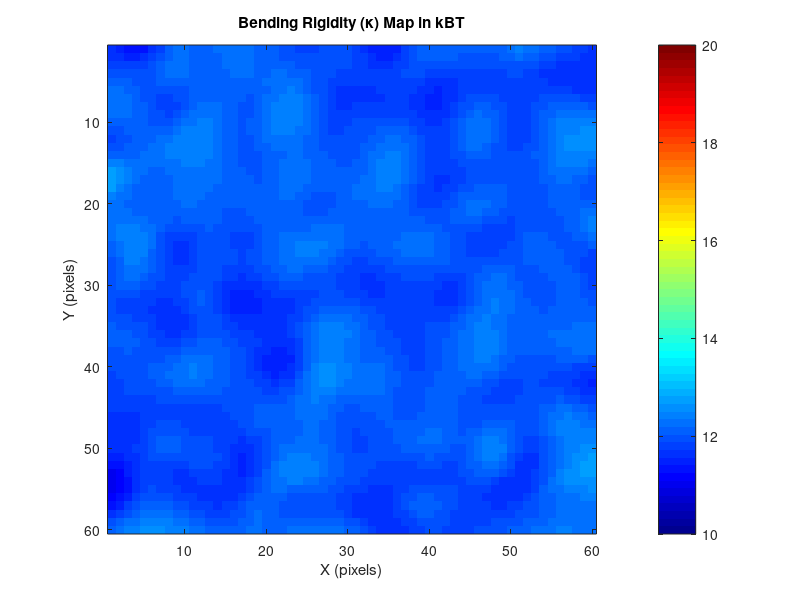
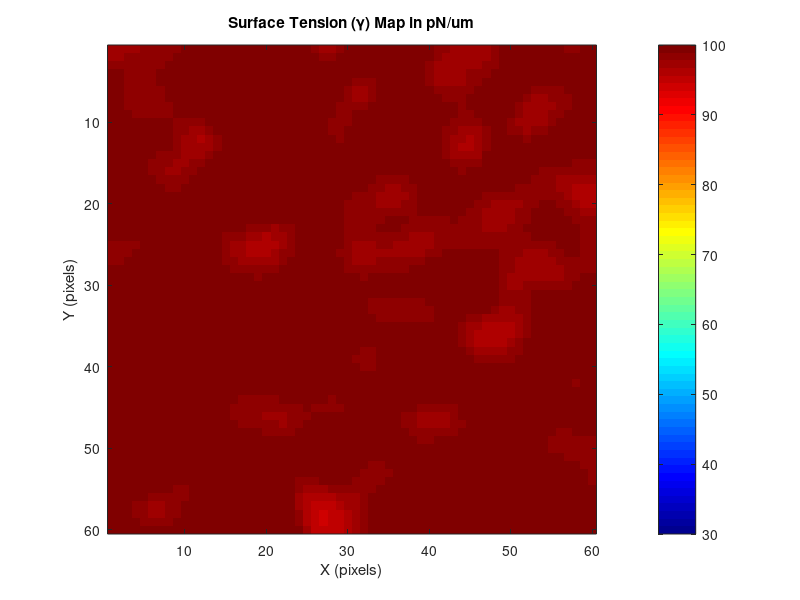
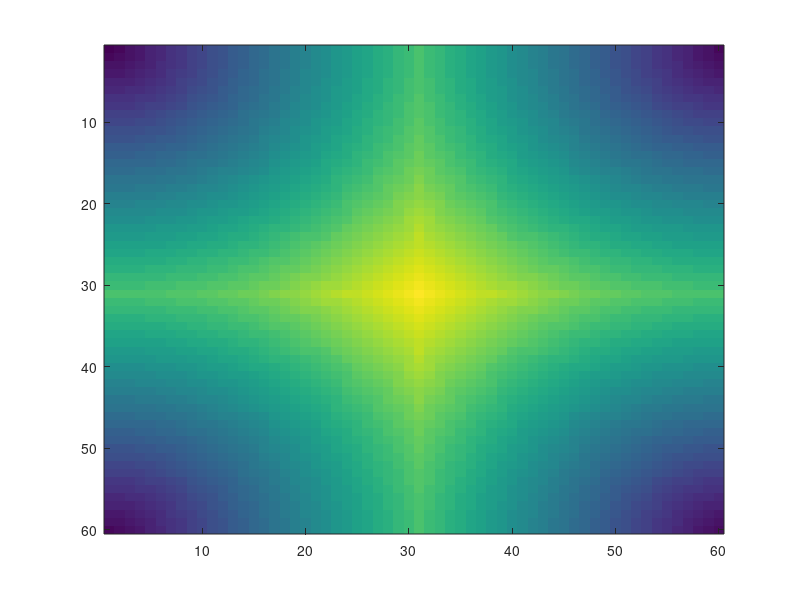
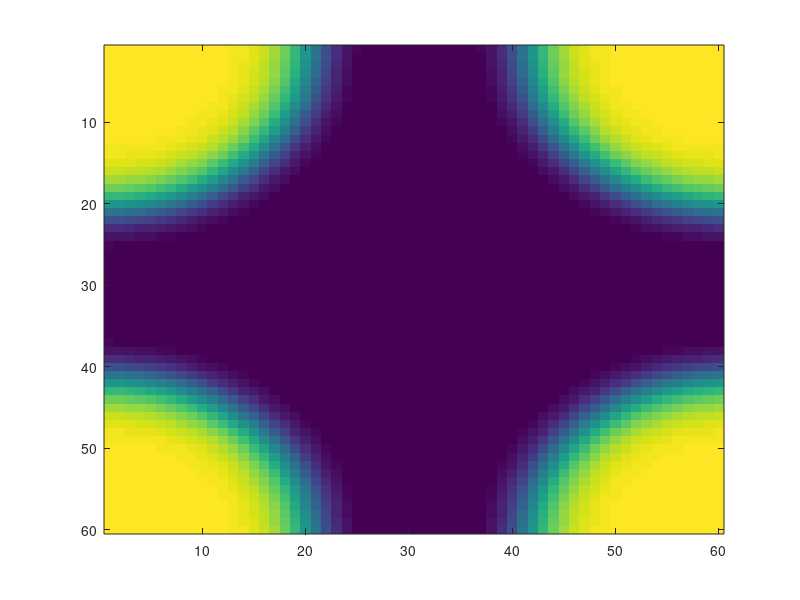

These charts were generated, in order, by the following MATLAB code: (Note: this script raises an error after producing the figures.)
% Membrane Dynamics Simulation with Physical Mode Evolution and Advanced Visualization
clear; close all; clc;

%% ================= PHYSICAL PARAMETERS =================
simulation_grid_size = 60;       % Reduced for faster testing
simulated_area = 1e-12;           % 5μm x 5μm membrane (15 μm²)
membrane_area = 1e-12;            % Membrane area should match simulated area
viscosity = 140;                 % Water viscosity (Pa·s)
temperature = 310;                % Temperature (K)
boltzmann_const = 1.38e-23;       % Boltzmann constant (J/K)
bending_rigidity = 12 * boltzmann_const * temperature; % ~20 kT
time_step = 10e-6;                 % MUCH smaller time step (20 ms)
total_simulation_time = 50e-3;     % 10 ms total timefTpo
surface_tension = 0.1e-3;           % MUCH lower tension (0.1 pN/um)
mu = 1e-6;                       % Shear Modulus (N/m)                  
old_dir = pwd;
output_dir_irm = 'D:\Kaustav\CODES SET\Membrane_Sheet_Simulation\03\results_irm';            
output_dir_moransI = 'D:\Kaustav\CODES SET\Membrane_Sheet_Simulation\03\results_moransI';
output_dir_protein_map = 'D:\Kaustav\CODES SET\Membrane_Sheet_Simulation\03\results_protein_map';
output_dir_curvature_map = 'D:\Kaustav\CODES SET\Membrane_Sheet_Simulation\03\results_curvature_map';
pinning_strength = 5e-6;          % Moderate pinning (N/m²)
area_compressibility = 1e-6;    
refractive_indices = [1.33, 1.48, 1.35];  % [air,media,membrane,cytosol]
separation_distance = 5e-9;
base_intensity = 0.1;
wavelength = 546e-9;
V_ext = ones(simulation_grid_size)*1e-8;  % Example: external potential map
P_ext = ones(simulation_grid_size)*0.1e-6;                         % External pressure term
low_kappa = 10* boltzmann_const * temperature;
high_kappa = 20* boltzmann_const * temperature;
low_tension = 30e-6;
high_tension  = 100e-6;
curvature_radius = 2e14;
C_p = 1/curvature_radius; % 1/m, spontaneous curvature per unit protein coverage

%% ================= SPATIAL SETUP =================
system_length = sqrt(simulated_area);  % Length of membrane side (m)
grid_spacing = system_length / simulation_grid_size; % Correct grid spacing

x_coords = (0:simulation_grid_size-1) * grid_spacing;
y_coords = (0:simulation_grid_size-1) * grid_spacing;
[grid_X, grid_Y] = meshgrid(x_coords, y_coords);

% Convert to nanometers for visualization
nm_scale = 1e9;
X_nm = grid_X * nm_scale;
Y_nm = grid_Y * nm_scale;
L_nm = system_length* nm_scale;


fprintf('Grid spacing: %.1f nm\n', grid_spacing*1e9);
fprintf('Grid points: %d x %d\n', simulation_grid_size, simulation_grid_size);

%% ================= GENERATE HETEROGENEITY WITH PERLIN NOISE =================
% Define the grid of regions
num_region_rows = 100;
num_region_cols = 100;

% Calculate region size in pixels
region_height = floor(simulation_grid_size / num_region_rows);
region_width  = floor(simulation_grid_size / num_region_cols);

% Base values
base_kappa = bending_rigidity;
base_gamma = surface_tension;

% Variation amplitude (±10% variation)
kappa_variation = 0.1 * base_kappa;
gamma_variation = 0.1 * base_gamma;


rng(42); % reproducibility

% white noise
noise_kappa = randn(simulation_grid_size, simulation_grid_size);
noise_gamma = randn(simulation_grid_size, simulation_grid_size);

% smooth to introduce correlation
corr_length = 2; % adjust to control patch size
noise_kappa_smooth = imgaussfilt(noise_kappa, corr_length);
noise_gamma_smooth = imgaussfilt(noise_gamma, corr_length);

% normalise to [-1,1]
noise_kappa_smooth = noise_kappa_smooth ./ max(abs(noise_kappa_smooth(:)));
noise_gamma_smooth = noise_gamma_smooth ./ max(abs(noise_gamma_smooth(:)));

% apply variation (now can go above or below base)
kappa_map = base_kappa + kappa_variation * noise_kappa_smooth;
gamma_map = base_gamma + gamma_variation * noise_gamma_smooth;

kappa_map = imgaussfilt(kappa_map, 0.8);  % sigma in pixels; adjust
gamma_map = imgaussfilt(gamma_map, 0.8);

num_time_steps = round(total_simulation_time / time_step);


%% ================= VISUALIZATION =================
figure();
% Plot kappa map
imagesc(1:simulation_grid_size, 1:simulation_grid_size, kappa_map/(boltzmann_const*temperature));
colormap jet;
axis square; colorbar; 
caxis([low_kappa/(boltzmann_const*temperature) high_kappa/(boltzmann_const*temperature)]);
title('Bending Rigidity (κ) Map in kBT');
xlabel('X (pixels)'); ylabel('Y (pixels)');

% Add grid lines to show region boundaries
% hold on;
% for i = 1:num_region_rows
%     y_pos = i * region_height + 0.5;
%     plot([0.5, simulation_grid_size+0.5], [y_pos, y_pos], 'r-', 'LineWidth', 1.5);
% end
% for j = 1:num_region_cols
%     x_pos = j * region_width + 0.5;
%     plot([x_pos, x_pos], [0.5, simulation_grid_size+0.5], 'r-', 'LineWidth', 1.5);
% end
% hold off;

% Plot gamma map
figure();
imagesc(1:simulation_grid_size, 1:simulation_grid_size, gamma_map*1e6);
colormap jet;
caxis([low_tension*1e6 high_tension*1e6]);
axis square; colorbar;
title('Surface Tension (γ) Map in pN/um');
xlabel('X (pixels)'); ylabel('Y (pixels)');

% Add grid lines
% hold on;
% for i = 1:num_region_rows
%     y_pos = i * region_height + 0.5;
%     plot([0.5, simulation_grid_size+0.5], [y_pos, y_pos], 'r-', 'LineWidth', 1.5);
% end
% 
% for j = 1:num_region_cols
%     x_pos = j * region_width + 0.5;
%     plot([x_pos, x_pos], [0.5, simulation_grid_size+0.5], 'r-', 'LineWidth', 1.5);
% end
hold off;
% close;


%% ================= MEMBRANE PINNING =================
pinning_grid_spacing = 1;  % Pin every 20th grid point
pinned_sites = false(simulation_grid_size, simulation_grid_size);
pinned_sites(1:pinning_grid_spacing:end, 1:pinning_grid_spacing:end) = true;

% Soft harmonic confinement at edges

[X_grid, Y_grid] = meshgrid(1:simulation_grid_size, 1:simulation_grid_size);

% Combine pinning and confinement
pinning_potential = zeros(simulation_grid_size, simulation_grid_size);
pinning_potential(pinned_sites) = pinning_strength;

%% ================= TIME EVOLUTION SETUP =================

time_points = (0:num_time_steps-1) * time_step;

% Initialize arrays
height_current = 30e-9 * randn(simulation_grid_size);

height_time_series = zeros(simulation_grid_size, simulation_grid_size, num_time_steps);

height_time_series(:, :, 1) = height_current;
fprintf('Starting simulation with %d steps...\n', num_time_steps);

% phi initialization (example)
protein_map_series = zeros(simulation_grid_size, simulation_grid_size, num_time_steps);
curvature_map_series = zeros(simulation_grid_size, simulation_grid_size, num_time_steps);
N = simulation_grid_size;
A_hat = 150;     % interaction parameter
S_hat = 100;     % saturation denstiy parameter
phi0_mean = 0.1;    % mean area fraction
sigma_init = 0.01;  % noise strength
phi = phi0_mean + imgaussfilt(sigma_init*randn(N,N),[5,5]);
phi = min(max(phi,1e-6),1-1e-6);   % enforce bounds
C0_map = C_p.*phi;

protein_map_series(:,:,1) = phi;
curvature_map_series (:,:,1) = C0_map;


%% =================  WAVE VECTORS  =================
wavevector_height = 2*pi/system_length * [0:simulation_grid_size/2, -simulation_grid_size/2+1:-1];
[Qx, Qy] = meshgrid(wavevector_height, wavevector_height);
Q2 = Qx.^2 + Qy.^2;
Q2(1,1) = 1e-12;
Q4 = Q2.^2;

wavevector_protein = 2*pi/(system_length*1e6) * [0:simulation_grid_size/2, -simulation_grid_size/2+1:-1];
[Qx_p, Qy_p] = meshgrid(wavevector_protein, wavevector_protein);
Q2_p = Qx_p.^2 + Qy_p.^2;     % Laplacian operator in Fourier space
Q2_p(1,1) = 1e-12;
Q4_p = Q2_p.^2;             % Biharmonic if needed



% base (diagonal) values for Kq
base_kappa = mean(kappa_map(:));
base_gamma = mean(gamma_map(:));

% de-alias (2/3 rule) mask (centered in FFT ordering)
Nx = simulation_grid_size; Ny = Nx;
cx = floor(Nx/2)+1; cy = floor(Ny/2)+1;
kx_cut = floor((2/3)*(Nx/2));
ky_cut = kx_cut;
mask = zeros(Ny, Nx);
ix = (cx-kx_cut):(cx+kx_cut);
iy = (cy-ky_cut):(cy+ky_cut);
mask(iy, ix) = 1;


% regularized mobility in q-space (Oseen-like), avoid divergence at tiny q
eps_q = (2*pi/system_length)^2 * 1e-8;
Lambda_q = 1 ./ (4 * viscosity * sqrt(Q2 + eps_q));
Lambda_q(1,1) = 0;       % no mobility for q=0 (handle mean separately)


qphys = sqrt(Q2);
qcut = 0.67*(pi/grid_spacing);
filter_q = exp(-(qphys/qcut).^8);   % soft rolloff

figure();
imagesc(qphys);
sprintf('The cutoff is %f',qcut);
figure();
imagesc(filter_q);


% constants for diagnostics or alternative schemes
mobility_det = 1/(viscosity * qcut);  % characteristic (not used in modal update)
% End precompute


%% =================  MAIN LOOP  =================
fig1 = figure('Position', [100, 100, 1200, 800], 'Color', 'w');
for step = 2:num_time_steps

    % 1) current Hq (Fourier amplitudes of the field)
    height_current = height_time_series(:,:,step-1);
    Hq = fft2(height_current);   % Nx-by-Nx complex array

    % === Gradients and Laplacians ===
    h_x = real(ifft2(1i * Qx .* Hq));
    h_y = real(ifft2(1i * Qy .* Hq));
    Laplacian_h = real(ifft2(-Q2 .* Hq));
    Biharmonic_h = real(ifft2(Q4 .* Hq));
    
    phi = protein_map_series(:,:,step-1);
    phi_q = fft2(phi);
    grad_phi_x = real(ifft2(1i * Qx_p .* phi_q));
    grad_phi_y = real(ifft2(1i * Qy_p .* phi_q));
    grad_sq_phi = grad_phi_x.^2 + grad_phi_y.^2;

    Laplacian_phi = real(ifft2(-Q2_p .* phi_q));
    Biharmonic_phi = real(ifft2(Q4_p .* phi_q));

    % Cahn Hillard Type of Protein Diffusion and Dynamics

    coeff1 = 1 ./ (1 - phi) - A_hat .* phi;
    coeff2 = 1 ./ (1 - phi).^2 - A_hat;
    coeff3 = (A_hat ./ (2*S_hat));
    term1 = Laplacian_phi .* coeff1;
    term2 = grad_sq_phi .* coeff2;
    term3 = -phi .* (coeff3 .* Biharmonic_phi);
    if step > 20
        term4 = -kappa_map.*(Laplacian_h-C_p*phi);

        mu = term1 + term2 + term3+term4;
    else

        mu= term1 + term2 + term3;
    end

    % === Time update (Euler for now) ===
    phi_new = phi + time_step * mu;
    % Enforce bounds (since phi is area fraction)
    phi_new = min(max(phi_new, 0), 1);
    % Store
    protein_map_series(:,:,step) = phi_new;
    % Spontaneous curvature coupling
    C0_map = C_p * phi_new;

   
    % Correct bending force with spatially varying kappa:
    field = kappa_map .* (Laplacian_h - C0_map);
    F_bend_full = real(ifft2(-Q2 .* fft2(field)));  

    % Correct tension force with spatially varying gamma:
    gx = gamma_map .* h_x;
    gy = gamma_map .* h_y;
    F_tens_full = real(ifft2( 1i*(Qx .* fft2(gx) + Qy .* fft2(gy)) ));  % = ∇·(gamma ∇h)

    % Pinning / external (local)
    F_pin = - pinning_potential .* height_current;
    F_ext_local = - V_ext .* height_current;

    % Nonlinear area derivative (if you want the full nonlinear derivative, add here).
    % Otherwise compute global Sigma_area and treat as linear extra tension (goes into Kq)
    grad_sq_map = h_x.^2 + h_y.^2;
    I_grad = sum(grad_sq_map(:)) * (grid_spacing^2);
    Sigma_area = (area_compressibility / (2 * membrane_area)) * I_grad;
    % full area force (nonlinear piece) — optional, only if you want non-linear correction
    % F_area_nl = -(area_compressibility) * divergence( (|grad h|^2) * grad h )   (compute via spectral/FD if desired)
    % For stability most use Sigma_area * Lap_h as linearized contribution.

    % Uniform pressure: acts on q=0 only; create real-space constant forcing (same everywhere)
    F_press_real = - P_ext * ones(size(height_current));  % careful: this is area force per unit area

    % ------------------- Compose FULL real-space force ------------------------------
    F_full_real = F_bend_full + F_tens_full + F_pin + F_ext_local + F_press_real;
    % Note: Sigma_area * Lap_h is included here only if you want it also to appear as part of F_nl.
    % But we'll include Sigma_area in Kq (preferred), so subtract its linear part below.

    % ------------------- Build linear diagonal Kq using base constants ----------------
    Kq = base_kappa * Q4 + (base_gamma)* Q2;
    Kq(1,1) = Inf;   % treat q=0 separately

    % ------------------- Extract residual (non-diagonal) forcing ---------------------
    % residual = full force - (linear operator applied in real space)
    % linear_op_real = - base_kappa * ∇^4 h + base_gamma * ∇^2 h + Sigma_area * ∇^2 h + F_press_linear
    % Compute linear_op_real in real space (use same spectral derivatives)
    linear_bend_real = - kappa_map .* Biharmonic_h ; 
    linear_tens_real = (gamma_map ) .* Laplacian_h;
    linear_press_real = - P_ext * ones(size(height_current)); % if you want pressure in linear part
    linear_op_real = linear_bend_real + linear_tens_real + linear_press_real;

    % Residual forcing (what goes into F_nl_real)
    F_nl_real_residual = F_full_real - linear_op_real;
    % zero out tiny numerical noise
    F_nl_real_residual(abs(F_nl_real_residual) < 1e-20) = 0;

    % ------------------- Transform residual into q-space (dealias / mask optionally) -
    Fq_nl = fft2(F_nl_real_residual);
    Fq_nl = Fq_nl .* filter_q;   % if you use a de-alias mask (recommended)

    % ------------------- OU modal parameters (use time_step, not step) ----------------
    tau_q = 1 ./ (Lambda_q .* Kq);
    % --- mobility and Kq already computed earlier ---
    % tau_q = 1 ./ (Lambda_q .* Kq);   % you already have this
    % Compute alpha using time_step (NOT step)
    alpha_q = exp(- time_step ./ tau_q);
    alpha_q(isnan(alpha_q)) = 0;

    % Correct discrete variance for MATLAB fft2 normalization (dx = grid_spacing)
    Vq = mobility_det* (boltzmann_const * temperature) ./ (Kq * (grid_spacing^4));
    % clean up numerics
    Vq(isinf(Vq) | isnan(Vq)) = 0;

    % 9) deterministic modal forcing from residual
    det_nl_q = (1 - alpha_q) .* (Fq_nl ./ Kq);
    det_nl_q(isnan(det_nl_q) | isinf(det_nl_q)) = 0;

    % Generate Hermitian Gaussian noise
    Xi = (randn(simulation_grid_size, simulation_grid_size) + 1i*randn(simulation_grid_size, simulation_grid_size));
    Xi = makeHermitian(Xi);   % ensure conjugate symmetry and Nyquist/DC real
    Xi(1,1) = real(Xi(1,1));

    % stochastic increment (per-mode)
    stoch_q = sqrt( Vq .* (1 - alpha_q.^2) ) .* Xi.*filter_q;

    % 11) final modal update
    Hq_new = alpha_q .* Hq + det_nl_q + stoch_q;

    % 12) optional spectral filter and back to real
    Hq_new = Hq_new .* filter_q;
    height_current = real(ifft2(Hq_new));

    % 13) remove mean (control q=0 / volume)
    height_current = height_current - mean(height_current(:));

    % 14) store & visualize
    height_time_series(:,:,step) = height_current;
  
    % Update visualization less frequently
    if mod(step, 100) == 1
        update_visualization(fig1, X_nm, Y_nm,L_nm,height_current, time_points(step));
        drawnow;
    end
end
%%
cd('D:\Kaustav\CODES SET\Membrane_Sheet_Simulation\03');
% Setup for video
video_filename = 'membrane_dynamics_movie(pinned).mp4';
video1 = VideoWriter(video_filename, 'MPEG-4');
video1.FrameRate = 10;
open(video1);
figure();  % Create and reuse figure window
h_range = max(abs(height_time_series(:)));


for t = 1:num_time_steps
    clf;
    h = height_time_series(:,:,t)*1e9;
    surf(X_nm/L_nm, Y_nm/L_nm, h, 'EdgeColor','none');
    hold on;

    % Use actual time value in microseconds
    title(sprintf('Membrane Height (t = %.2f ms)', time_points(t)*1e3));
    xlabel('x/L'); ylabel('y/L'); zlabel('h (nm)');
    view(-30, 60);
    colormap(turbo);
    hcb = colorbar('Location','eastoutside');
    hcb.Label.String = 'Height (nm)';

    material dull;
    %lighting gouraud;
    light('Position', [1 1 1], 'Style', 'infinite');

    drawnow;
    frame = getframe(gcf);
    writeVideo(video1, frame);
end

close(video1);
cd(old_dir);

%% Generate IRM Images and MoransI Map from the fluctuation map of the simulation


fig2 = figure('Position', [100, 100, 600, 600], 'Color', 'w');
fig3 = figure('Position', [100, 100, 600, 600], 'Color', 'w');
fig4 = figure('Position', [100, 100, 600, 600], 'Color', 'w');
fig5 = figure('Position', [100, 100, 600, 600], 'Color', 'w');
for step = 1:num_time_steps
    if rem(step,10) == 1
        height_current = height_time_series(:,:,step);

        % Calculate wave number for the membrane
        wave_number = 2 * pi * refractive_indices(2) / wavelength;

        % Calculate reflection intensities
        reflected_intensity_1 = fc(1, 2, refractive_indices)^2 * base_intensity;
        reflected_intensity_2 = (1 - fc(1, 2, refractive_indices)^2) * base_intensity * fc(2, 3, refractive_indices)^2;

        % Calculate interference terms
        max_intensity = reflected_intensity_1 + reflected_intensity_2 + 2 * sqrt(reflected_intensity_1 * reflected_intensity_2);
        min_intensity = reflected_intensity_1 + reflected_intensity_2 - 2 * sqrt(reflected_intensity_1 * reflected_intensity_2);

        sum_intensity = max_intensity + min_intensity;
        diff_intensity = max_intensity - min_intensity;

        % Calculate reflection coefficients
        reflection_factor = fc(2, 3, refractive_indices) / fc(1, 2, refractive_indices);
        interference_coeff = reflection_factor * (1 - fc(1, 2, refractive_indices)^2);

        % Phase calculations
        phase_shift = 4 * pi * refractive_indices(2) * separation_distance / wavelength;
        reference_height = -(wavelength / (4 * pi * refractive_indices(1))) * ...
            atan((interference_coeff * sin(phase_shift)) / ...
            (1 + interference_coeff * sin(phase_shift)));

        % Final intensity calculation
        intensity_map = sum_intensity/2 - diff_intensity * ...
            cos(2 * wave_number * (height_current - reference_height));

        % Calculate Moran's I
        kernel_size = 11;
        center = ceil(kernel_size/2);
        [kernel_x, kernel_y] = meshgrid(-(center-1):(kernel_size-center), -(center-1):(kernel_size-center));
        distance_kernel = sqrt(kernel_x.^2 + kernel_y.^2) * grid_spacing;
        epsilon = 1e-10;
        weighting_kernel = 1 ./ (distance_kernel + epsilon);
        weighting_kernel(center, center) = 0;

        global_mean_h = mean(height_current(:));
        mean_centered_h = height_current - global_mean_h;
        weighted_sum_of_neighbors_deviations = conv2(mean_centered_h, weighting_kernel, 'same');
        numerator_map = mean_centered_h .* weighted_sum_of_neighbors_deviations;
        global_variance = var(height_current(:), 1);
        morans_i_map = numerator_map / global_variance;


        % Display intensity
        figure(fig2);
        imagesc(intensity_map);
        colormap(turbo);
        colorbar;
        axis equal tight;
        title(sprintf('Intensity at Step %d', step));
        drawnow;

        % Display Moran's I
        figure(fig3);
        imagesc(morans_i_map);
        colormap(turbo);
        colorbar;
        axis equal tight;
        title(sprintf('Moran''s I Map at Step %d', step));
        drawnow;

        
        figure(fig5);
        imagesc(protein_map_series(:,:,step));
        colormap(turbo);
        colorbar;
        axis square; colorbar;
        title('Protein density Map in kBT');
        xlabel('X (pixels)'); ylabel('Y (pixels)');


        % Save intensity frame
        intensity_normalized = mat2gray(intensity_map);
        intensity_uint8 = im2uint8(intensity_normalized);
        filename = sprintf('frame_%04d.png', step);
        imwrite(intensity_uint8, fullfile(output_dir_irm, filename));

        % Save Moran's I frame
        morans_i_normalized = mat2gray(morans_i_map);
        morans_i_uint8 = im2uint8(morans_i_normalized);
        filename = sprintf('MoransI_%04d.png', step);
        imwrite(morans_i_uint8, fullfile(output_dir_moransI, filename));
        
        phi_norm = mat2gray(protein_map_series(:,:,step));
        phi_image = im2uint8(phi_norm);
        filename = sprintf('Protein_Density_Map_%04d.png',step);
        imwrite(phi_image,fullfile(output_dir_protein_map,filename));
        
        height_norm = mat2gray(height_time_series(:,:,step));
        height_image = im2uint8(height_norm);
        filename = sprintf('Height_Map_%04d.png',step);
        imwrite(height_image,fullfile(output_dir_curvature_map,filename));
        
        
        
    end
end

%% Finding the PSD of the simulation data

[S2D, qx, qy, q_r, S_radial, S_qw, omega, q_list] = compute_PSDs(height_time_series, grid_spacing, grid_spacing, time_step);

% 1) 2D PSD heatmap (log scale)
figure;
imagesc( fftshift(qx(1,:)), fftshift(qy(:,1)), fftshift(log10(abs(S2D))) );
axis xy; xlabel('q_x (rad/m)'); ylabel('q_y (rad/m)');
title('log10 S(q_x,q_y)'); colorbar;

% 2) radial PSD
figure;
loglog(q_r, S_radial, '-o');
xlabel('q (rad/m)'); ylabel('S_{radial}(q)');
title('Circularly averaged PSD');

% 3) temporal PSD for selected q-modes
figure;
for qq = 1:size(S_qw,1)
    subplot(size(S_qw,1),1,qq);
    loglog(omega, S_qw(qq,:));
    xlim([omega(2), max(omega)/2]);
    title(sprintf('Mode %d temporal PSD', qq));
    xlabel('\omega (rad/s)'); ylabel('S(\omega)');
end



function [S2D, qx, qy, q_r, S_radial, S_qw, omega, q_list] = compute_PSDs(h_ts, dx, dy, dt)
    [Nx, Ny, Nt] = size(h_ts);
    % Note: in your code Nx==Ny==simulation_grid_size; but handle general Nx,Ny.
    Nx = size(h_ts,2); Ny = size(h_ts,1); % if orientation differs, ensure consistent: here assume (Ny x Nx x Nt)
    [Ny, Nx, Nt] = size(h_ts);

    Lx = Nx * dx;
    Ly = Ny * dy;
    A = Lx*Ly;
    
    % wavevector grids (MATLAB fft ordering)
    kx = (2*pi/Lx) * [0:(Nx/2-1) (-Nx/2):-1];
    ky = (2*pi/Ly) * [0:(Ny/2-1) (-Ny/2):-1];
    [Qx, Qy] = meshgrid(kx, ky);
    q2 = Qx.^2 + Qy.^2;
    q_mag = sqrt(q2);

    % accumulate |H(q)|^2 over time
    H2_acc = zeros(Ny, Nx);
    % store Hq(t) for spatio-temporal PSD for a subset of q (avoid huge memory)
    % choose a few representative q vectors (e.g., along kx axis and some radial rings)
    q_indices = select_q_indices(Nx, Ny); % helper to choose list of (iy,ix) pairs
    n_qsel = size(q_indices,1);
    Hq_time = zeros(n_qsel, Nt);  % complex

    for tt = 1:Nt
        h = h_ts(:,:,tt);
        H = fft2(h);                     % MATLAB fft2: no forward normalization
        H2_acc = H2_acc + abs(H).^2;     % accumulate power per mode

        % collect chosen mode coefficients over time
        for qq = 1:n_qsel
            iy = q_indices(qq,1); ix = q_indices(qq,2);
            Hq_time(qq, tt) = H(iy, ix);
        end
    end

    % Time-averaged 2D PSD (normalization explained below)
    % Using normalization: S2D(q) = (dx*dy)/(Nx*Ny*Nt) * sum_t |H(q,t)|^2
    S2D = (dx*dy) / (Nx * Ny * Nt) * H2_acc;

    % Circular / radial average
    qmax = max(q_mag(:));
    nbins = floor(min(Nx,Ny)/2);
    q_edges = linspace(0, qmax, nbins+1);
    q_centers = 0.5*(q_edges(1:end-1) + q_edges(2:end));
    S_radial = zeros(1, nbins);
    counts = zeros(1, nbins);

    for iy = 1:Ny
        for ix = 1:Nx
            qv = q_mag(iy,ix);
            % find bin
            bin = find(qv >= q_edges(1:end-1) & qv < q_edges(2:end), 1);
            if isempty(bin)
                continue
            end
            S_radial(bin) = S_radial(bin) + S2D(iy,ix);
            counts(bin) = counts(bin) + 1;
        end
    end
    nonzero = counts>0;
    S_radial(nonzero) = S_radial(nonzero) ./ counts(nonzero);
    q_r = q_centers;

    % ---- Spatio-temporal PSD for selected q's: do temporal FFT of Hq_time ----
    % Option: detrend or window time series before FFT to reduce leakage
    nfft = 2^nextpow2(Nt);
    df = 1/(dt * nfft);
    freq = (0:(nfft-1)) * df;                 % Hz
    omega = 2*pi*freq;                        % rad/s
    S_qw = zeros(n_qsel, nfft);               % power spectral density per mode vs freq

    for qq = 1:n_qsel
        hq_t = squeeze(Hq_time(qq,:));        % complex time series (units inherited from fft2)
        % optional: remove mean
        hq_t = hq_t - mean(hq_t);
        % window
        w = hann(Nt)';
        hq_tw = hq_t .* w;
        H_t = fft(hq_tw, nfft);
        Pxx = (dt / (Nt * sum(w.^2))) * abs(H_t).^2;  % one-sided not done; keep full-spectrum
        S_qw(qq, :) = Pxx;
    end

    % return grid and list of selected q indices for reference
    qx = Qx; qy = Qy;
    q_list = q_indices;
end

%% helper: choose representative q indices (center + few rings + kx axis)
function q_indices = select_q_indices(Nx, Ny)
    cx = floor(Nx/2)+1; cy = floor(Ny/2)+1; % MATLAB 1-based center
    % pick small set: center, few along +kx and +ky and diagonals
    picks = [cy, cx; cy, cx+1; cy, cx+2; cy+1, cx; cy+2, cx; cy+1, cx+1; cy+2, cx+2];
    % clip indices within [1,N]
    picks(:,1) = mod(picks(:,1)-1, Ny)+1;
    picks(:,2) = mod(picks(:,2)-1, Nx)+1;
    q_indices = unique(picks, 'rows', 'stable');
end





%% ================= VISUALIZATION FUNCTION =================
function update_visualization(fig, X_nm, Y_nm, L_nm, h_total, current_time)
    figure(fig);
    clf;
    
    % Assuming X_nm and Y_nm are your 2D meshgrid arrays, and L_nm is the domain length.
    % Convert height to nm
    h_nm = h_total * 1e9;

     % Main surface plot
    subplot(2,2,1);
    % Use the full 2D arrays for X, Y, and Z
    surf(X_nm, Y_nm, h_nm, 'EdgeColor', 'none');
    title(sprintf('Membrane Height at t = %.2f ms', current_time*1e3));
    xlabel('x (nm)');
    ylabel('y (nm)');
    zlabel('Height (nm)');
    colormap(turbo);
    colorbar;
    view(-30, 60);
    

    % Top view
    subplot(2,2,2);
    contourf(X_nm, Y_nm, h_nm, 30, 'LineColor','none'); % 30 contour levels
    axis image; colorbar;
    colormap(turbo);
    xlabel('x [nm]'); ylabel('y [nm]');
    title('Height contour map');


    
    % Height distribution
    subplot(2,2,3);
    histogram(h_nm(:), 50, 'Normalization', 'pdf');
    title('Height Distribution');
    xlabel('Height (nm)'); ylabel('Probability Density');
    grid on;
    
    % Cross-section
    subplot(2,2,4);
    mid = round(size(h_nm,1)/2);
    plot(X_nm(mid,:), h_nm(mid,:), 'b-', 'LineWidth', 1.5);
    title(sprintf('Cross-section at y = %.0f nm', Y_nm(mid,1)));
    xlabel('x (nm)'); ylabel('Height (nm)');
    grid on;
    drawnow;
end
function frensel_coefficient = fc(index1,index2,refractive_index)
n_1 = refractive_index(index1);
n_2 = refractive_index(index2);
frensel_coefficient=(n_1-n_2)/(n_1+n_2);
end
 
function X = makeHermitian(X)
    [Ny, Nx] = size(X);

    % Conjugate symmetry
    for y = 2:Ny
        for x = 2:Nx
            X(Ny - y + 2, Nx - x + 2) = conj(X(y, x));
        end
    end

    % Force Nyquist frequencies and DC to be real
    X(1,1)           = real(X(1,1));          % DC
    X(1,Nx/2+1)      = real(X(1,Nx/2+1));     % Nyquist x-axis
    X(Ny/2+1,1)      = real(X(Ny/2+1,1));     % Nyquist y-axis
    X(Ny/2+1,Nx/2+1) = real(X(Ny/2+1,Nx/2+1));% Nyquist corner
end
